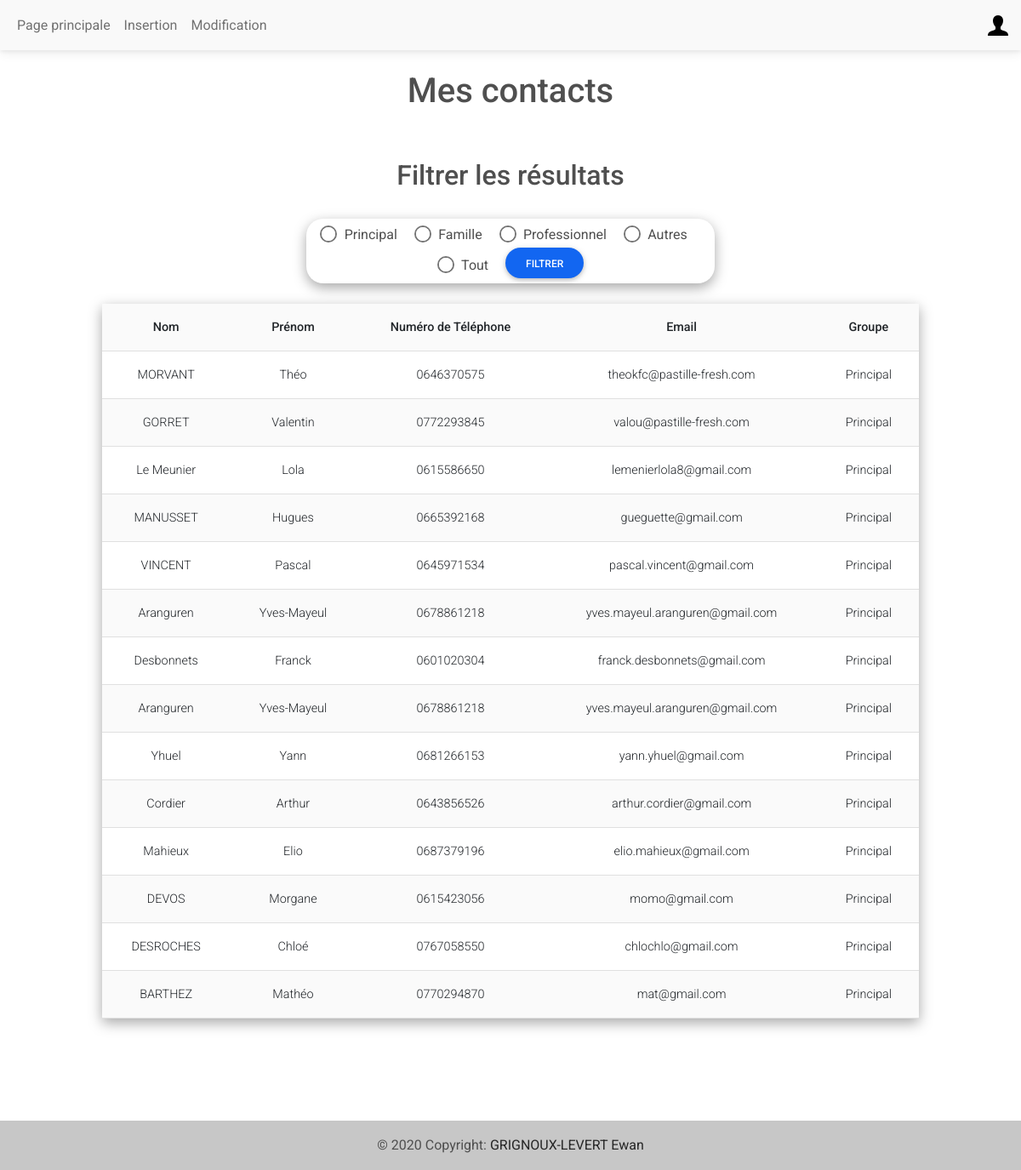
The page /index.php?inlineRadioOptions=Principal (signed in) on the database its author committed.
### tables this page shows
CREATE TABLE "Coordonnees" (
	"id"	INTEGER,
	"nom"	VARCHAR(30) NOT NULL,
	"prenom"	VARCHAR(30) NOT NULL,
	"phoneNumber"	VARCHAR(10),
	"email"	VARCHAR(40) CHECK("email" LIKE '%@%'),
	"idUsers"	INTEGER NOT NULL,
	"groups"	VARCHAR(10) NOT NULL CHECK("groups" IN ('Principal', 'Travail', 'Famille', 'Autre')),
	FOREIGN KEY("idUsers") REFERENCES "Users"("id") ON UPDATE CASCADE ON DELETE CASCADE,
	PRIMARY KEY("id" AUTOINCREMENT)
);

### index.php (the view, shortened to what this page needs)
<!DOCTYPE html>
<html lang="fr">
    <head>
        <link href="style.css" rel="stylesheet" type="text/css">
        <link rel="stylesheet" href="https://cdnjs.cloudflare.com/ajax/libs/font-awesome/6.0.0/css/all.min.css%22/%3E">
        <link rel="stylesheet" href="css/mdb.min.css" />
    </head>
    <body>
        <nav class="navbar navbar-expand-lg navbar-light bg-light">
            <div class="container-fluid">
                <div class="collapse navbar-collapse" id="navbarSupportedContent">
                    <ul class="navbar-nav me-auto mb-2 mb-lg-0">
                        <li class="nav-item">
                        <a class="nav-link" href="index.php">Page principale</a>
                        </li>
                        <?php
                            if(isset($_SESSION) && $_SESSION['status']=='admin'){
                                echo '<li class="nav-item">';
                                echo '<a class="nav-link" href="insertion.php">Insertion</a>';
                                echo '</li>';
                                echo '<li class="nav-item">';
                                echo '<a class="nav-link" href="modification.php">Modification</a>';
                                echo '</li>';
                            }
                        ?>
                    </ul>
                </div>
                <div class="dropdown">
                    <a class="dropdown-toggle d-flex align-items-center hidden-arrow" href="#" id="navbarDropdownMenuAvatar" role="button" data-mdb-toggle="dropdown" aria-expanded="false">
                        <img src="img/user.png" alt="user icon" loading="lazy">
                    </a>
                </div>
            </div>
        </nav>
        <h1>Mes contacts</h1>
        <section>
            <h2>Filtrer les résultats</h2>
            <form id="ind_form" action="#" method="GET">
                <div class="form-check form-check-inline">
                    <input class="form-check-input" type="radio" name="inlineRadioOptions" id="inlineRadio1" value="Principal" />
                    <label class="form-check-label" for="inlineRadio1">Principal</label>
                </div>
                <div class="form-check form-check-inline">
                    <input class="form-check-input" type="radio" name="inlineRadioOptions" id="inlineRadio2" value="Famille" />
                    <label class="form-check-label" for="inlineRadio1">Famille</label>
                </div>
                <div class="form-check form-check-inline">
                    <input class="form-check-input" type="radio" name="inlineRadioOptions" id="inlineRadio3" value="Travail" />
                    <label class="form-check-label" for="inlineRadio1">Professionnel</label>
                </div>
                <div class="form-check form-check-inline">
                    <input class="form-check-input" type="radio" name="inlineRadioOptions" id="inlineRadio4" value="Autre" />
                    <label class="form-check-label" for="inlineRadio1">Autres</label>
                </div>
                <div class="form-check form-check-inline">
                    <input class="form-check-input" type="radio" name="inlineRadioOptions" id="inlineRadio13" value="Tout" />
                    <label class="form-check-label" for="inlineRadio1">Tout</label>
                </div>
                <input type="submit" class="btn btn-primary btn-rounded" id="ind_button" value='Filtrer'>
            </form>
        </section>
        <?php
        include "function.php" ;
        $madb = new PDO('sqlite:'.$_SERVER["DOCUMENT_ROOT"]."/WEB2/IUT-Projet-WEB/DB/database.sqlite") ;
        if (!empty($_GET)){
            if ($_GET["inlineRadioOptions"] == "Tout"){
                $query = 'SELECT * FROM Coordonnees WHERE idUsers LIKE '.$_SESSION["id"].';';
            }
            else{
                $groups_filtre= $madb->quote($_GET["inlineRadioOptions"]);
            $query = 'SELECT * FROM Coordonnees WHERE idUsers LIKE '.$_SESSION["id"].' AND groups LIKE '.$groups_filtre.';';
            }
            $result = $madb->query($query);
            $tb = "
                <tr>
                <th scope='col'>Nom</th>
                <th scope='col'>Prénom</th>
                <th scope='col'>Numéro de Téléphone</th>
                <th scope='col'>Email</th>
                <th scope='col'>Groupe</th>
                </tr>
                <tr>
            ";
            while ($row = $result->fetch(PDO::FETCH_ASSOC)) {
                $nom = $row["nom"];
                $prenom = $row["prenom"];
                $phone = $row["phoneNumber"];
                $mail = $row["email"];
                $groups = $row["groups"];
                $tb .= "<td> $nom </td>";
                $tb .= "<td> $prenom </td>";
                $tb .= "<td> $phone </td>";
                $tb .= "<td> $mail </td>";
                $tb .= "<td> $groups </td>";
                $tb .= "</tr>";
            }
        }
        echo "<div table-responsive>
            <table class='table table-striped ' id='index_tab'>
            $tb
            </table>";
        ?>
        <footer class="bg-light text-center text-lg-start">
            <div class="text-center p-3" style="background-color: rgba(0, 0, 0, 0.2);">
                © 2020 Copyright:
                <a class="text-dark" href="https://github.com/EwanGL">GRIGNOUX-LEVERT Ewan</a>
            </div>
        </footer>
    </body>
</html>

### style.css (style rules this page uses)
h1, h2 { text-align: center; padding: 2%; }
body { position: relative; margin: 0; padding: 0; min-height: 100%; width: 100%; }
#ind_form { text-align: center; padding: 0.5%; margin-left: 30%; margin-bottom: 2%; width : 40%; box-shadow: rgba(0, 0, 0, 0.35) 0px 5px 15px; border-radius: 20px; }
#index_tab { width: 80%; margin-left: 10%; box-shadow: rgba(0, 0, 0, 0.35) 0px 5px 15px; text-align: center; }
img { margin-top: 2%; margin-bottom: 2%; }
footer { margin-top : 10%; width: 100%; text-align: center; }

### rows shown on the page
coordonnees: nom "MORVANT", prenom "Théo", phoneNumber "0646370575", email "theokfc@pastille-fresh.com", groups "Principal"
coordonnees: nom "GORRET", prenom "Valentin", phoneNumber "0772293845", email "valou@pastille-fresh.com", groups "Principal"
coordonnees: nom "Le Meunier", prenom "Lola", phoneNumber "0615586650", email "lemenierlola8@gmail.com", groups "Principal"
coordonnees: nom "MANUSSET", prenom "Hugues", phoneNumber "0665392168", email "gueguette@gmail.com", groups "Principal"
coordonnees: nom "VINCENT", prenom "Pascal", phoneNumber "0645971534", email "pascal.vincent@gmail.com", groups "Principal"
coordonnees: nom "Aranguren", prenom "Yves-Mayeul", phoneNumber "0678861218", email "yves.mayeul.aranguren@gmail.com", groups "Principal"
coordonnees: nom "Desbonnets", prenom "Franck", phoneNumber "0601020304", email "franck.desbonnets@gmail.com", groups "Principal"
coordonnees: nom "Aranguren", prenom "Yves-Mayeul", phoneNumber "0678861218", email "yves.mayeul.aranguren@gmail.com", groups "Principal"
coordonnees: nom "Yhuel", prenom "Yann", phoneNumber "0681266153", email "yann.yhuel@gmail.com", groups "Principal"
coordonnees: nom "Cordier", prenom "Arthur", phoneNumber "0643856526", email "arthur.cordier@gmail.com", groups "Principal"
coordonnees: nom "Mahieux", prenom "Elio", phoneNumber "0687379196", email "elio.mahieux@gmail.com", groups "Principal"
coordonnees: nom "DEVOS", prenom "Morgane", phoneNumber "0615423056", email "momo@gmail.com", groups "Principal"
coordonnees: nom "DESROCHES", prenom "Chloé", phoneNumber "0767058550", email "chlochlo@gmail.com", groups "Principal"
coordonnees: nom "BARTHEZ", prenom "Mathéo", phoneNumber "0770294870", email "mat@gmail.com", groups "Principal"
